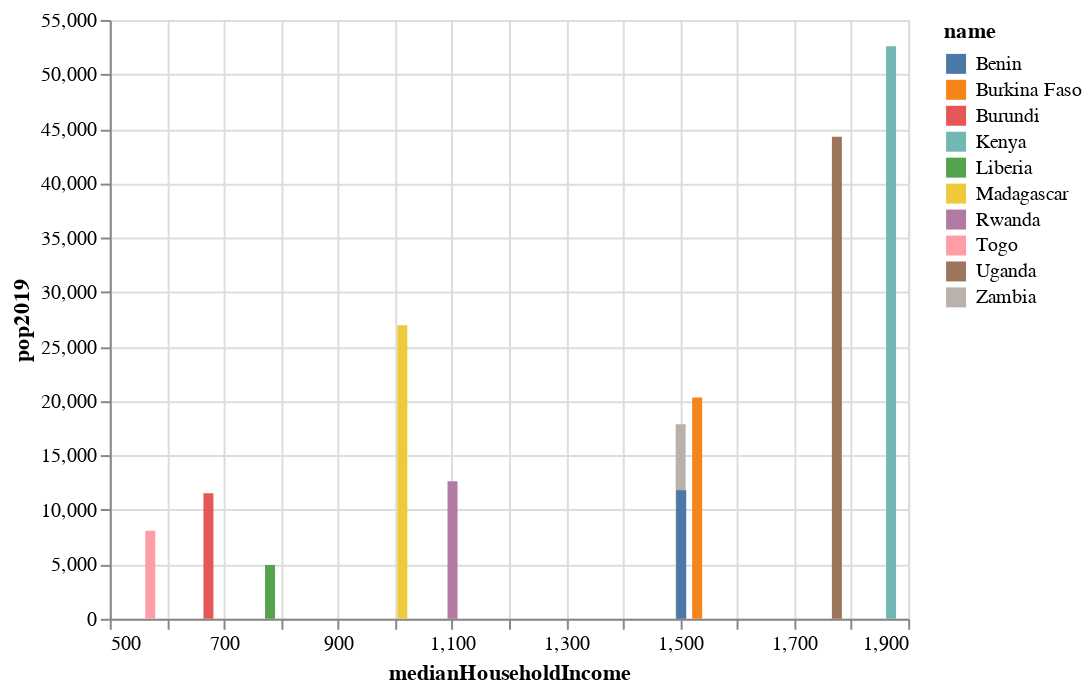

The notebook cell this image was saved under:
### Code cell
source = poor

alt.Chart(poor).mark_bar().encode(
    alt.X("medianHouseholdIncome"),
    y='pop2019',
    color = "name"
    )

### Figure 1 — Vega-Lite specification as saved in the notebook (floating-point values rounded to 4 significant figures)
{"config": {"view": {"continuousWidth": 400, "continuousHeight": 300}}, "data": {"name": "data-d5aaf8a0264d22d3b22d4cb2a3a18c08"}, "mark": "bar", "encoding": {"color": {"type": "nominal", "field": "name"}, "x": {"type": "quantitative", "field": "medianHouseholdIncome"}, "y": {"type": "quantitative", "field": "pop2019"}}, "$schema": "https://vega.github.io/schema/vega-lite/v4.8.1.json", "datasets": {"data-d5aaf8a0264d22d3b22d4cb2a3a18c08": [{"name": "Togo", "medianHouseholdIncome": 571, "medianPerCapitaIncome": 279, "pop2019": 8082.0}, {"name": "Burundi", "medianHouseholdIncome": 673, "medianPerCapitaIncome": 129, "pop2019": 11530.0}, {"name": "Liberia", "medianHouseholdIncome": 781, "medianPerCapitaIncome": 118, "pop2019": 4937.0}, {"name": "Madagascar", "medianHouseholdIncome": 1013, "medianPerCapitaIncome": 205, "pop2019": 26970.0}, {"name": "Rwanda", "medianHouseholdIncome": 1101, "medianPerCapitaIncome": 235, "pop2019": 12630.0}, {"name": "Zambia", "medianHouseholdIncome": 1501, "medianPerCapitaIncome": 287, "pop2019": 17860.0}, {"name": "Benin", "medianHouseholdIncome": 1502, "medianPerCapitaIncome": 237, "pop2019": 11800.0}, {"name": "Burkina Faso", "medianHouseholdIncome": 1530, "medianPerCapitaIncome": 168, "pop2019": 20320.0}, {"name": "Uganda", "medianHouseholdIncome": 1775, "medianPerCapitaIncome": 296, "pop2019": 44270.0}, {"name": "Kenya", "medianHouseholdIncome": 1870, "medianPerCapitaIncome": 402, "pop2019": 52570.0}]}}
